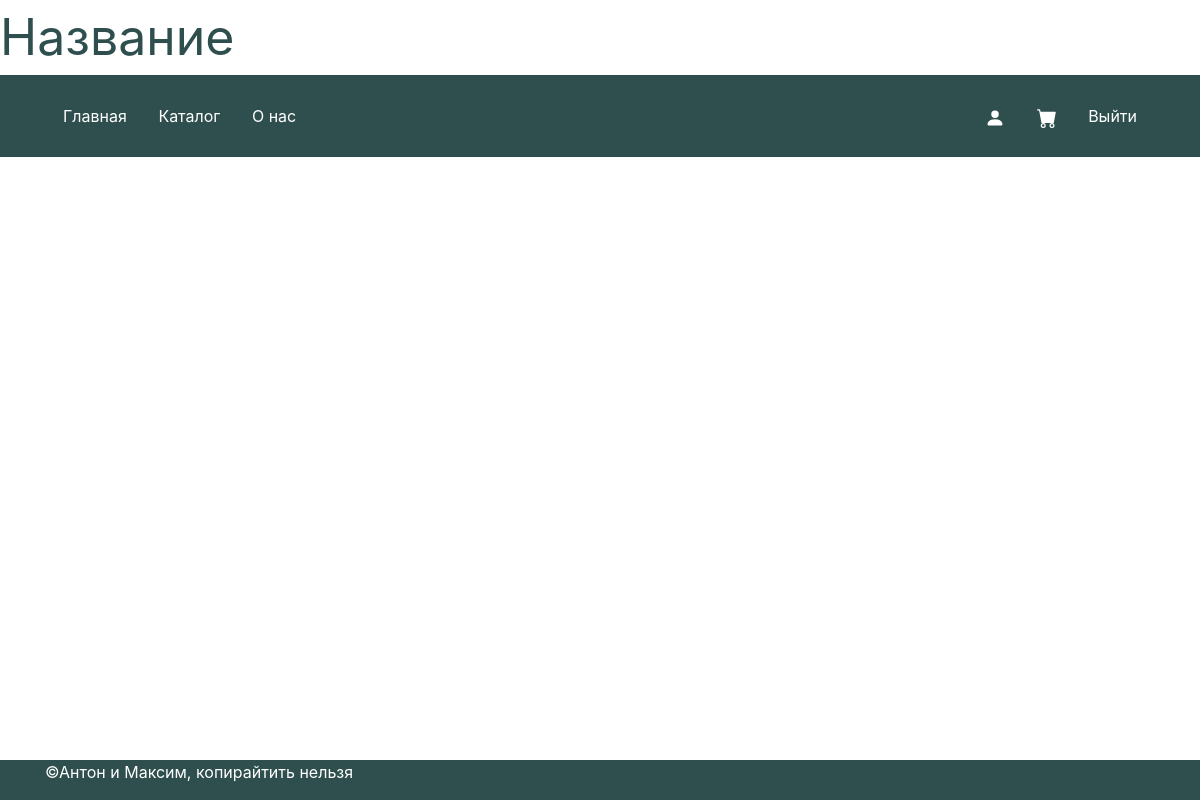
Before: /cart (signed in) with the older database file.
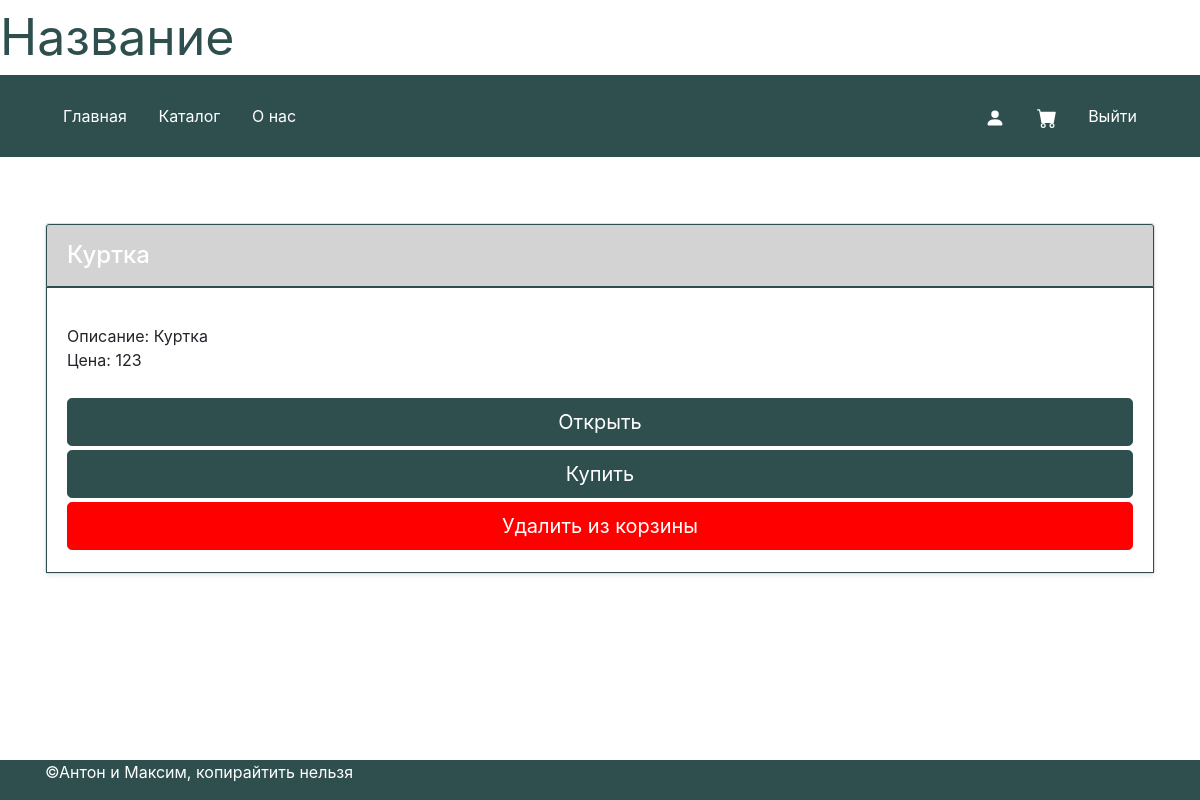
After: the same page with the newer database file.
### data/cart.py (models this page shows)
class Cart(SqlAlchemyBase):
    __tablename__ = 'cart'
    id = sql.Column(sql.Integer, primary_key=True, autoincrement=True)
    product_id = sql.Column(sql.Integer, sql.ForeignKey("catalog.id"))
    product = sql.orm.relation('Product')
    user_id = sql.Column(sql.Integer, sql.ForeignKey("users.id"))
    user = sql.orm.relation('User')
    created_date = sql.Column(sql.DateTime, default=datetime.datetime.now)

### data/catalog.py (models this page shows)
class Product(SqlAlchemyBase):
    __tablename__ = 'catalog'
    id = sql.Column(sql.Integer, primary_key=True, autoincrement=True)
    name = sql.Column(sql.String)
    about = sql.Column(sql.String, nullable=True)
    size = sql.Column(sql.String, nullable=True)
    price = sql.Column(sql.Integer)
    sex = sql.Column(sql.String, default='all')
    category = sql.Column(sql.String)
    user_id = sql.Column(sql.Integer, sql.ForeignKey("users.id"))
    user = sql.orm.relation('User')
    created_date = sql.Column(sql.DateTime, default=datetime.datetime.now)

### main.py (the view)
@app.route('/cart')
def cart():
    params = {}
    params['title'] = 'Корзина'
    db_sess = db_session.create_session()
    params['cart'] = db_sess.query(Cart).filter(Cart.user_id == current_user.id)
    return render_template('cart.html', **params)

### data/db_session.py (called while the page is built)
def create_session() -> Session:
    global __factory
    return __factory()

### main.py (called while the page is built)
@login_manager.user_loader
def load_user(user_id):
    db_sess = db_session.create_session()
    return db_sess.query(User).get(user_id)

### templates/cart.html
{% extends "base.html" %}
{% block content %}
	{% for item in cart %}
	    <div class="col">
        <div class="card mb-4 rounded-3 shadow-sm">
          <div class="card-header py-3">
            <h4 class="my-0 fw-normal">{{ item.product.name }}</h4>
          </div>
          <div class="card-body">
            <ul class="list-unstyled mt-3 mb-4">
              <li>Описание: {{ item.product.about }}</li>
              <li>Цена: {{ item.product.price }}</li>
            </ul>
            <div>
	            <a class="w-100 btn btn-lg btn-primary" href="/catalog/product/{{ item.product.id }}" role="button">Открыть</a>
	            <a class="w-100 btn btn-lg btn-primary" href="/buy/{{ item.product.id }}" role="button">Купить</a>
	            <a class="w-100 btn btn-lg btn-danger" href="/delete_cart/{{ item.id }}" role="button">Удалить из корзины</a>
	        </div>
          </div>
        </div>
      </div>
	{% endfor %}
{% endblock %}

### templates/base.html (shortened to what this page needs)
<!doctype html>
<html lang="en">
	<head>
    	<link rel="stylesheet"
          	  href="https://stackpath.bootstrapcdn.com/bootstrap/4.4.1/css/bootstrap.min.css"
>
        <link rel="stylesheet" type="text/css" href={{ url_for('static', filename='style.css')}}>
	</head>
	<body>
		<header>
			<div class="title">Название</div>
			<p class="main-menu">
				<span>
					<a class="btn btn-outline-light" href="/">Главная</a>
					<a class="btn btn-outline-light" href="/catalog">Каталог</a>
					<a class="btn btn-outline-light" href="/about">О нас</a>
				</span>
				<span style="float:right;">
					{% if current_user.is_authenticated %}
						<a class="btn btn-outline-light text-right" href="/account">
							<svg xmlns="http://www.w3.org/2000/svg" width="20" height="20" fill="currentColor" class="bi bi-person-fill" viewBox="0 0 16 16">
		  						<path d="M3 14s-1 0-1-1 1-4 6-4 6 3 6 4-1 1-1 1H3zm5-6a3 3 0 1 0 0-6 3 3 0 0 0 0 6z"/>
							</svg>
						</a>
						<a class="btn btn-outline-light text-right" href="/cart">
						</a>
						<a class="btn btn-outline-light text-right" href="/exit">
							Выйти
						</a>
					{% else %}
						<a class="btn btn-outline-light text-right" href="/login">Вход</a>
						<a class="btn btn-outline-light text-right" href="/logup">Регистрация</a>
					{% endif %}
				</span>
			</p>
  		</header>
		<main role="main" class="container page">
			{% block content %}{% endblock %}
		</main>
		<br></br>
		<footer>
			<div class="container">
				©Антон и Максим, копирайтить нельзя
			</div>
		</footer>
	</body>
</html>

### static/style.css (style rules this page uses)
:root { --color1: #2F4F4F; --color2: #D3D3D3; --bg-color: white; --danger-color1: red; --danger-color2: pink; }
.title { background-color: var(--bg-color); color: var(--color1); font-size: 50px; }
.main-menu { background-color: var(--color1); padding: 20px 50px; font-size: 20px; width: 100%; }
.page { padding: 50px 0px; }
footer { position: fixed; bottom: 0; background-color: var(--color1); color: var(--bg-color); width: 100%; }
.btn-outline-light { background-color: var(--color1); color: var(--bg-color); border-color: var(--color1); margin: 2px 0px; }
.btn-primary { background-color: var(--color1); color: var(--bg-color); border-color: var(--color1); margin: 2px 0px; }
.btn-danger { background-color: var(--danger-color1); color: var(--bg-color); border-color: var(--danger-color1); margin: 2px 0px; }
.card-header { color: var(--bg-color); border: 1px solid var(--color1); background-color: var(--color2); }
.card-body { border: 1px solid var(--color1); }

Changed rows visible on the page:
added Cart: product.name "Куртка", product.about "Куртка", product.price "123"
